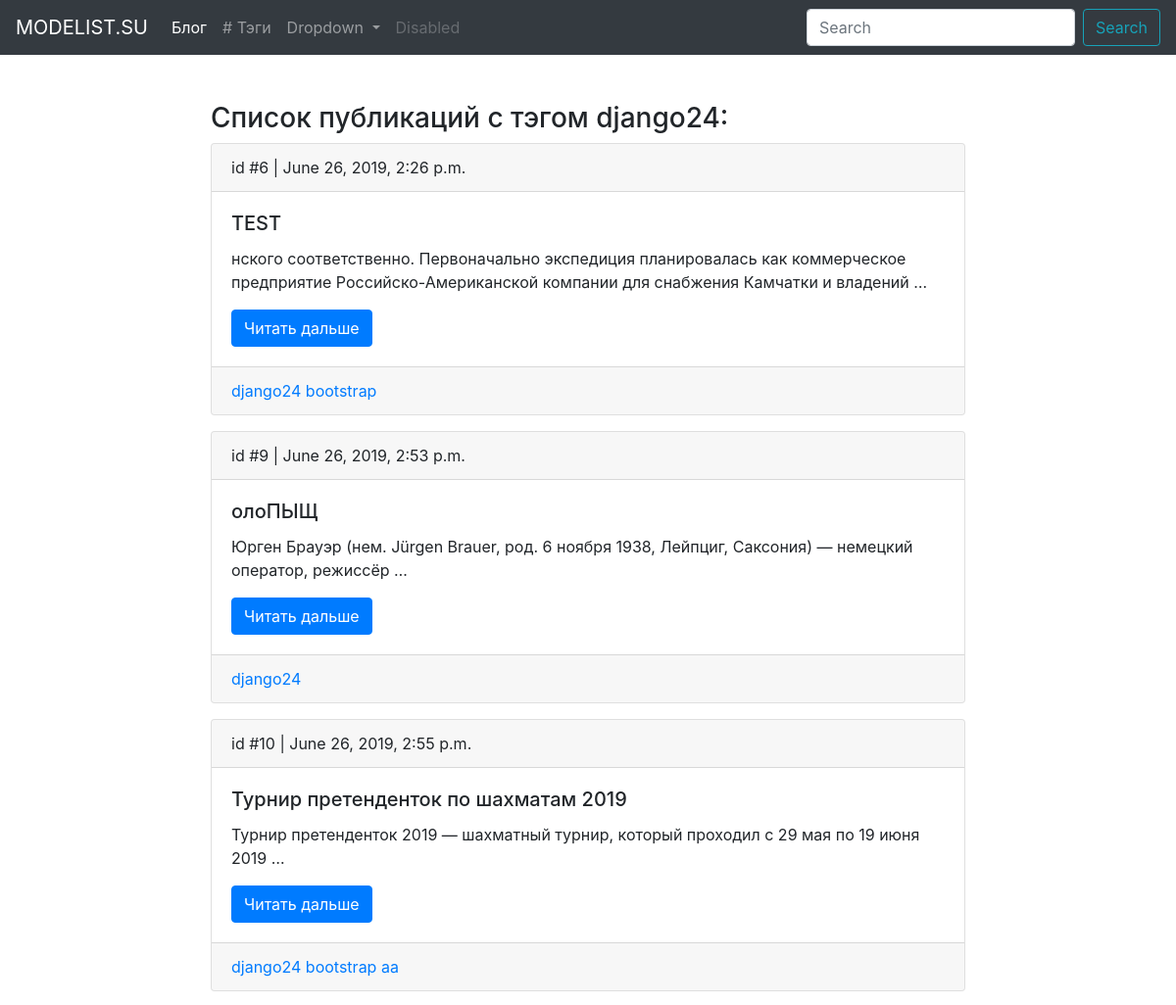
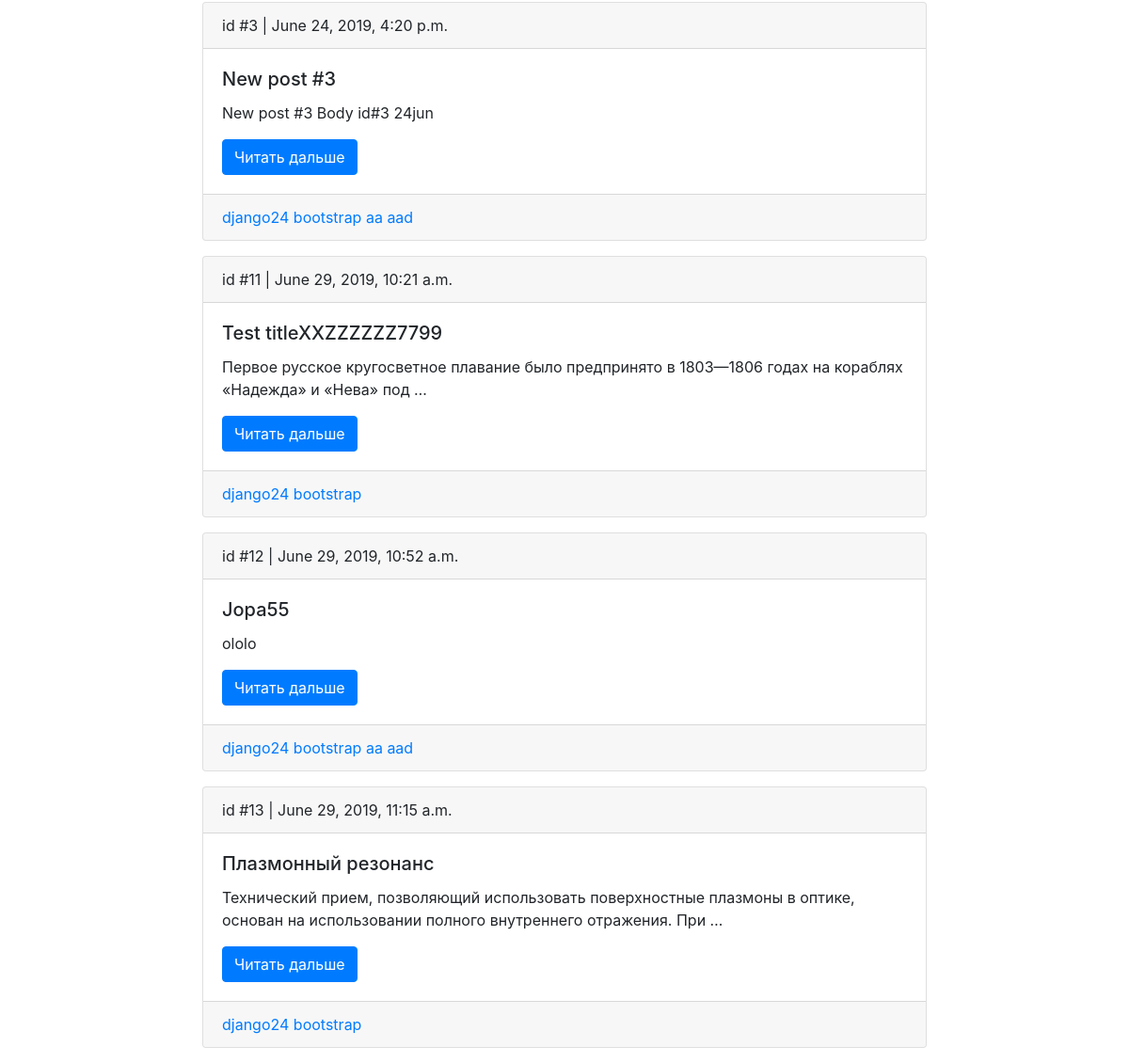
The app's page /blog/tag/django24-1561806561/ with its own data (2 pictures, top to bottom).
### blog/models.py (models this page shows, shortened)
class Tag(models.Model):
    title = models.CharField(max_length=50)
    slug = models.SlugField(max_length=50, unique=True)
    def get_absolute_url(self):
        return reverse('tag_detail_url', kwargs={'slug': self.slug})

class Post(models.Model):
    title = models.CharField(max_length=150, db_index=True)
    slug = models.SlugField(max_length=150, unique=True, blank=True)
    body = models.TextField(blank=True, db_index=True)
    date_pub = models.DateTimeField(auto_now_add=True)
    tags = models.ManyToManyField('Tag', related_name='posts', blank=True)
    def get_absolute_url(self):
        return reverse('post_detail_url', kwargs={'slug': self.slug})

### blog/views.py (the view)
# urls.py: path('tag/<slug>/', TagDetail.as_view(), name='tag_detail_url'),
class TagDetail(View):
    def get(self, request, slug):
        tag = get_object_or_404(Tag, slug__iexact=slug)
        return render(request, 'blog/tag_detail.html', context={'tag': tag})

### blog/templates/blog/tag_detail.html (shortened to what this page needs)
{% extends 'blog/blog_main.html' %}
{% block content %}
    <h3>Список публикаций с тэгом {{ tag.title }}:</h3>
    {% for post in tag.posts.all %}
        {% include 'blog/includes/post_card_template.html' %}
    {% endfor %}
{% endblock %}

### blog/templates/blog/includes/post_card_template.html
 <div class="card mb-3">
    <div class="card-header">
        id #{{ post.id }} | {{ post.date_pub }}
    </div>
    <div class="card-body">
        <h5 class="card-title">{{ post.title }}</h5>
        <p class="card-text">{{ post.body|truncatewords:15 }}</p>
        <a href="{{ post.get_absolute_url }}" class="btn btn-primary">Читать дальше</a>
    </div>
    <div class="card-footer text-muted">
        {% for tag in post.tags.all %}
            <a href="{{ tag.get_absolute_url }}">{{ tag.title }}</a>
        {% endfor %}
    </div>
</div>

### records on screen
Tag: title "django24"
Post: id "6", date_pub "June 26, 2019, 2:26 p.m.", title "TEST", body "нского соответственно. Первоначально экспедиция планировалась как коммерческое предприятие Российско-Американской компании для снабжения Камчатки и владений …"
Tag: title "bootstrap"
Post: id "9", date_pub "June 26, 2019, 2:53 p.m.", title "олоПЫЩ", body "Юрген Брауэр (нем. Jürgen Brauer, род. 6 ноября 1938, Лейпциг, Саксония) — немецкий оператор, режиссёр …"
Post: id "10", date_pub "June 26, 2019, 2:55 p.m.", title "Турнир претенденток по шахматам 2019", body "Турнир претенденток 2019 — шахматный турнир, который проходил с 29 мая по 19 июня 2019 …"
Tag: title "aa"
Post: id "3", date_pub "June 24, 2019, 4:20 p.m.", title "New post #3", body "New post #3 Body id#3 24jun"
Tag: title "aad"
Post: id "11", date_pub "June 29, 2019, 10:21 a.m.", title "Test titleXXZZZZZZ7799", body "Первое русское кругосветное плавание было предпринято в 1803—1806 годах на кораблях «Надежда» и «Нева» под …"
Post: id "12", date_pub "June 29, 2019, 10:52 a.m.", title "Jopa55", body "ololo"
Post: id "13", date_pub "June 29, 2019, 11:15 a.m.", title "Плазмонный резонанс", body "Технический прием, позволяющий использовать поверхностные плазмоны в оптике, основан на использовании полного внутреннего отражения. При …"
